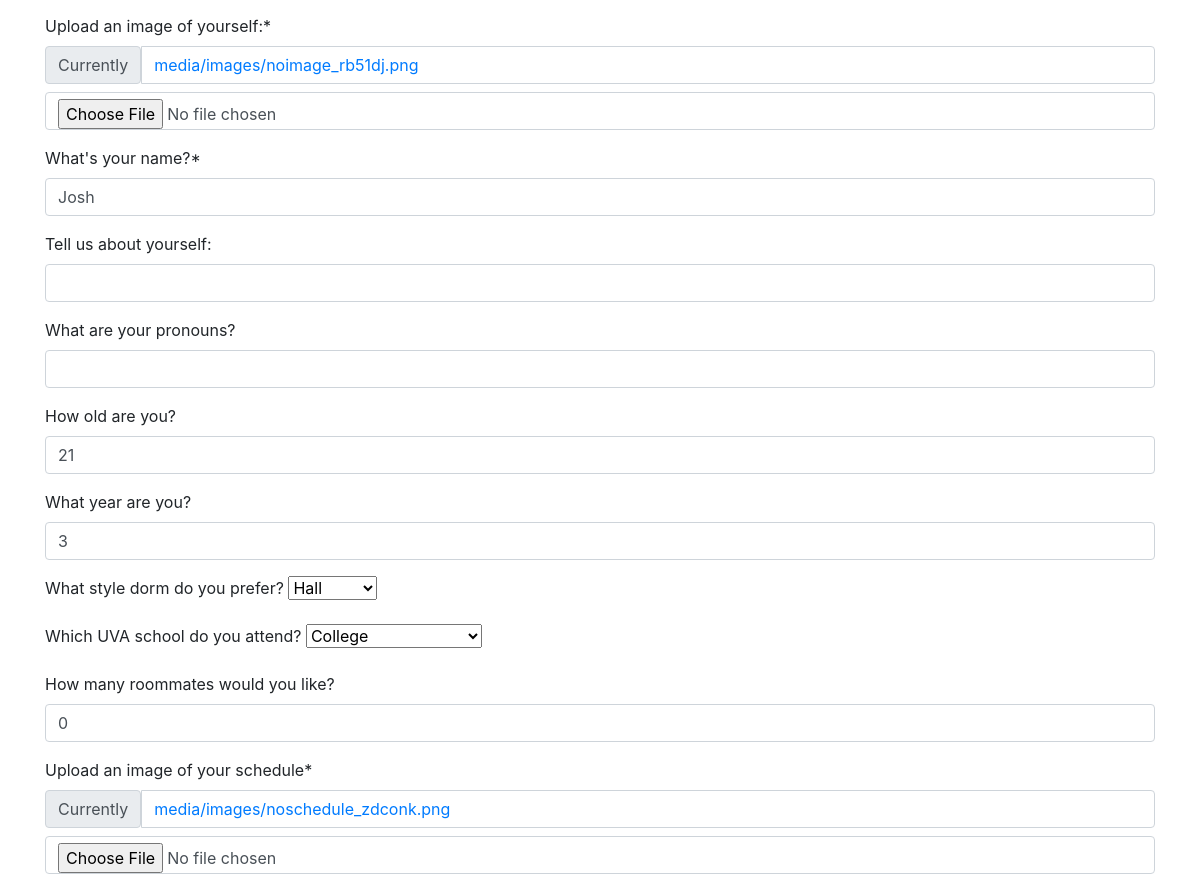
/profile/ (signed in, middle part), run on an earlier commit of the app's database.
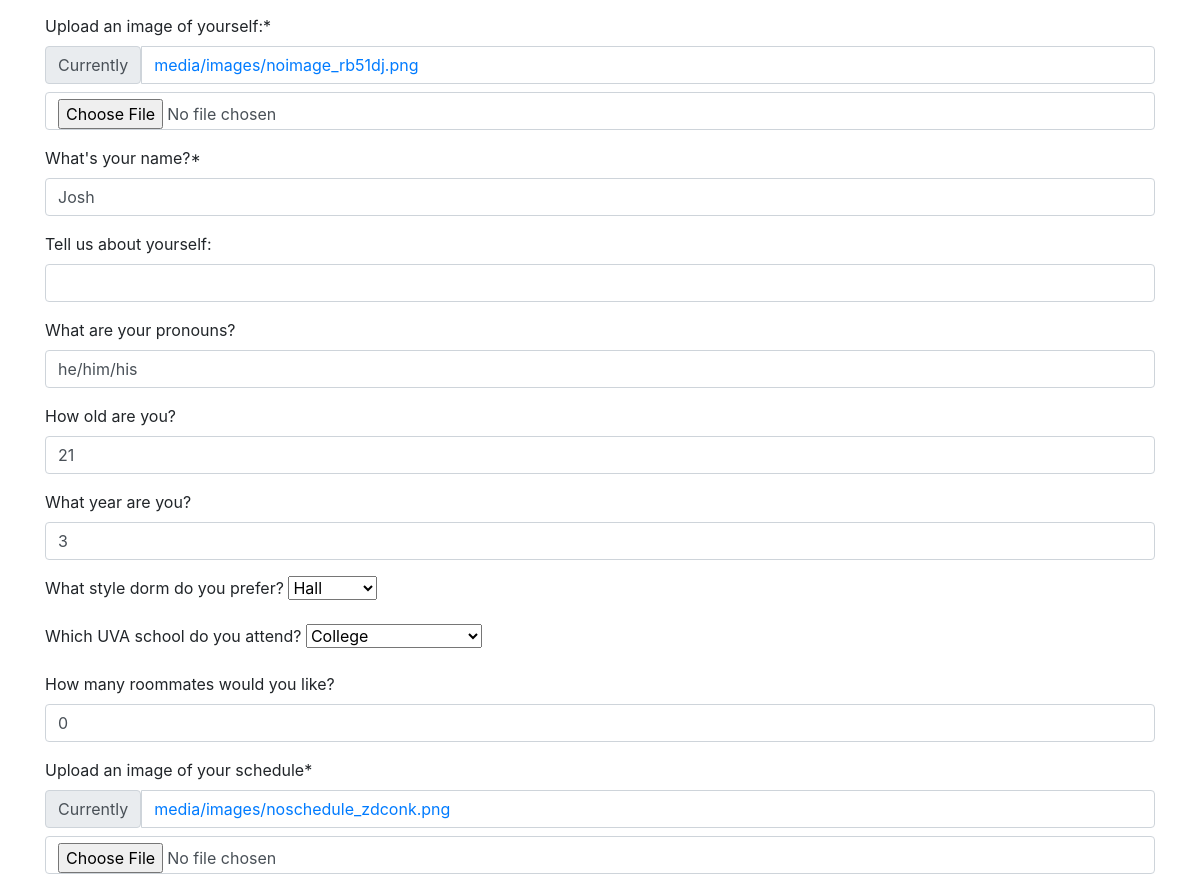
And on a later commit of the database.
### users/models.py (models this page shows, shortened)
class Profile(models.Model):
    user = models.OneToOneField(User,on_delete=models.CASCADE)
    friends = models.ManyToManyField(User,related_name="friends",blank=True)
    requests = models.ManyToManyField(User,related_name="requests",blank=True)
    phone_number = models.CharField(max_length=100,blank=True,default="")
    insta_handle = models.CharField(max_length=300,blank=True,default="")
    twitter_handle = models.CharField(max_length=300,blank=True,default="")
    linked_in = models.CharField(max_length=300,blank=True,default="")
    image = models.ImageField( upload_to="images/", default="media/images/noimage_rb51dj.png")
    name = models.CharField(max_length=400)
    bio = models.CharField(max_length=500,blank=True,default="")
    pronouns = models.CharField(max_length=400,blank=True,default="")
    age = models.PositiveIntegerField(default=17,blank=True)
    year = models.PositiveIntegerField(default=1,blank=True)
    schedule_image = models.ImageField( upload_to="images/",default="media/images/noschedule_zdconk.png")
    class DormChoice(models.TextChoices):
        NONE = "No preference."
        HALL = "Hall-Style"
        SUITE = "Suite-Style"
    dorm_pref = models.CharField(max_length= 100,choices=DormChoice.choices,default=DormChoice.NONE,blank=True)
    class SchoolChoice(models.TextChoices):
        DEFAULT = "default"
        COLLEGE = "College and Graduate School of Arts and Sciences"
        ENGINEERING = "School of Engineering and Applied Science"
        ARCHITECTURE = "School of Architecture"
        COMMERCE = "McIntire School of Commerce"
        NURSING = "School of Nursing"
        MED = "School of Medicine"
        LAW = "School of Law"
        EDUCATION = "School of Education and Human Development"
        DATA_SCIENCE =  "School of Data Science"
        PROFESSIONAL_STUDIES = "School of Continuing & Professional Studies"
        LEADERSHIP = "Frank Batten School of Leadership and Public Policy"
        BUSINESS = "Darden School of Business"
    school = models.CharField(max_length= 500,choices=SchoolChoice.choices,default=SchoolChoice.DEFAULT,blank=True)
    roomates = models.PositiveIntegerField(default=0,blank=True)

### users/views.py (the view, shortened to what this page needs)
# urls.py: path('profile/', users_views.profile, name='profile'),
@login_required
def profile(request):
   if hasattr(request.user,'profile'):
    if request.method == 'POST':
        u_form = UserUpdateForm(request.POST ,instance=request.user)
        up_form = UserProfileUpdateForm(request.POST,request.FILES,instance=request.user.profile)
        if u_form.is_valid() and up_form.is_valid():
            u_form.save()
            up_form.save()
            messages.success(request,f'Your account has successfully been updated!')
            return redirect('profile')
    else:
        u_form = UserUpdateForm(instance=request.user)
        up_form = UserProfileUpdateForm(instance=request.user.profile)
    context = {
        'u_form' : u_form,
        'up_form': up_form
    }
    return render(request,'users/profile.html',context)

### users/forms.py
class UserUpdateForm(forms.ModelForm):
    class Meta:
        model = User
        fields = ['username','email']

class UserProfileUpdateForm(forms.ModelForm):
    class Meta:
        model = Profile
        fields = ['image','name','bio','pronouns','age','year','dorm_pref','school','roomates', 'schedule_image','phone_number','insta_handle','twitter_handle','linked_in']
        labels = {
            'image': 'Upload an image of yourself:',
            'name': 'What\'s your name?',
            'bio': 'Tell us about yourself:',
            'pronouns': 'What are your pronouns?',
            'age': 'How old are you?',
            'year': 'What year are you?',
            'dorm_pref': 'What style dorm do you prefer?',
            'school': 'Which UVA school do you attend?',
            'roomates': 'How many roommates would you like?',
            'schedule_image': 'Upload an image of your schedule',
            'phone_number': 'Phone Number:',
            'insta_handle': 'Instagram:',
            'twitter_handle': 'Twitter:',
            'linked_in': 'LinkedIn:',
        }

### users/templates/users/profile.html (shortened to what this page needs)
{% load crispy_forms_tags %}
{% block content %}
{% load cloudinary %}
<head>
  <link rel="stylesheet" href="https://stackpath.bootstrapcdn.com/bootstrap/4.3.1/css/bootstrap.min.css">
</head>
<head>
  <link rel="stylesheet" href="https://stackpath.bootstrapcdn.com/bootstrap/4.3.1/css/bootstrap.min.css">
</head>
<div class="media-body">
  <div class="content-section">
    <div class='container'>
        <form method="POST" enctype="multipart/form-data">
          <fieldset class="form-group">
              {{ up_form|crispy }}
          </fieldset>
      </form>
    </div>
  </div>
{% endblock content %}

What changed in the data, as far as the page shows it:
changed Profile "Josh": pronouns (not shown) → "he/him/his"
